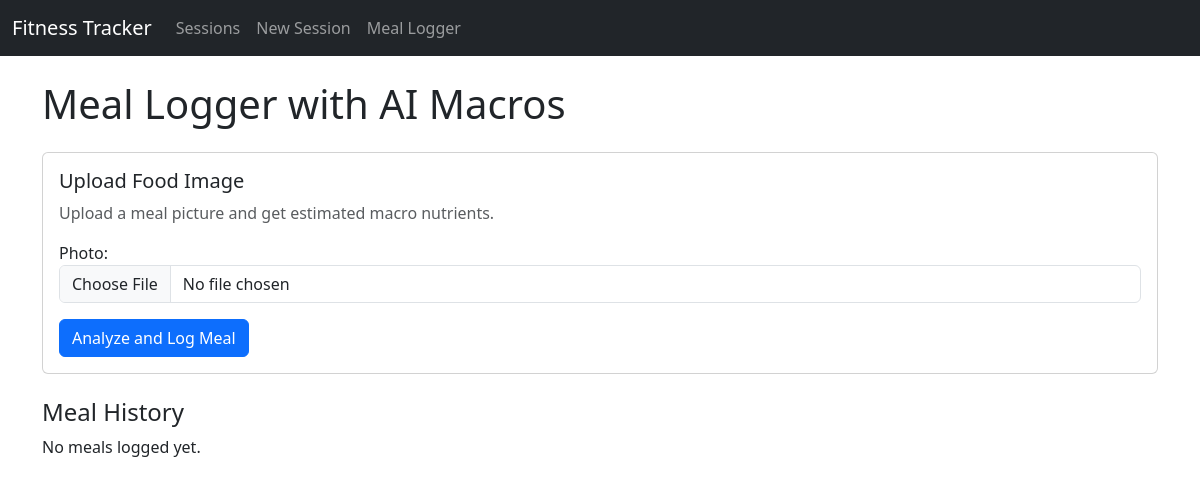
The app's page /meals/ (signed in), older data.
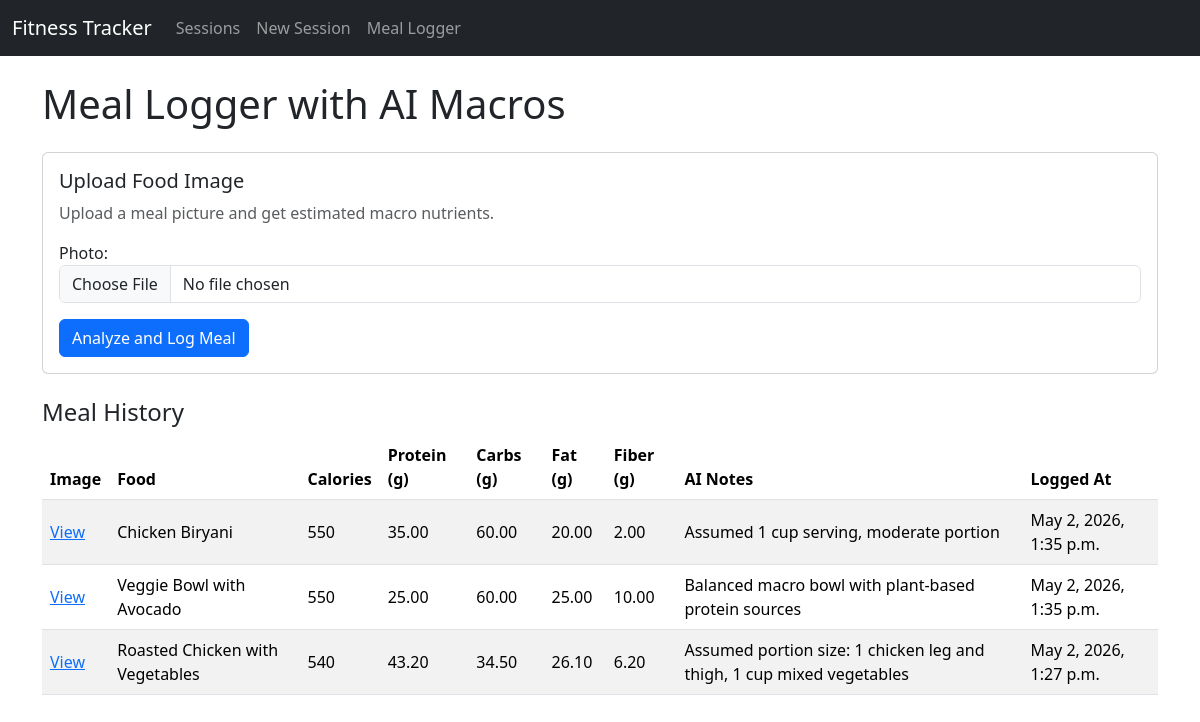
The same page, newer data.
### workouts/models.py (models this page shows, shortened)
class MealLog(models.Model):
    user = models.ForeignKey(
        settings.AUTH_USER_MODEL,
        on_delete=models.CASCADE,
        related_name='meal_logs',
    )
    food_name = models.CharField(max_length=120)
    photo = models.FileField(upload_to='meal_photos/')
    calories = models.PositiveIntegerField(default=0)
    protein_g = models.DecimalField(max_digits=6, decimal_places=2, default=0)
    carbs_g = models.DecimalField(max_digits=6, decimal_places=2, default=0)
    fat_g = models.DecimalField(max_digits=6, decimal_places=2, default=0)
    fiber_g = models.DecimalField(max_digits=6, decimal_places=2, default=0)
    ai_notes = models.TextField(blank=True)
    created_at = models.DateTimeField(auto_now_add=True)
    class Meta:
        ordering = ['-created_at']

### workouts/views.py (the view)
# urls.py: path('meals/', views.meal_log_list_create, name='meal_log_list'),
@login_required(login_url='/admin/login/')
def meal_log_list_create(request):
    meal_logs = MealLog.objects.filter(user=request.user)
    error_text = ""
    if request.method == 'POST':
        form = MealLogForm(request.POST, request.FILES)
        if form.is_valid():
            photo = form.cleaned_data['photo']
            if photo.size > 8 * 1024 * 1024:
                error_text = "Image is too large. Please upload an image under 8 MB."
            else:
                macros = _estimate_meal_macros(photo)
                MealLog.objects.create(
                    user=request.user,
                    food_name=macros["food_name"],
                    photo=photo,
                    calories=macros["calories"],
                    protein_g=macros["protein_g"],
                    carbs_g=macros["carbs_g"],
                    fat_g=macros["fat_g"],
                    fiber_g=macros["fiber_g"],
                    ai_notes=macros["ai_notes"],
                )
                return redirect('workouts:meal_log_list')
    else:
        form = MealLogForm()
    return render(request, 'workouts/meal_log_list.html', {
        'form': form,
        'meal_logs': meal_logs,
        'error_text': error_text,
    })

### workouts/forms.py
class MealLogForm(forms.ModelForm):
    class Meta:
        model = MealLog
        fields = ['photo']
        widgets = {
            'photo': forms.ClearableFileInput(attrs={'class': 'form-control', 'accept': 'image/*'}),
        }

### workouts/templates/workouts/meal_log_list.html (shortened to what this page needs)
{% extends 'workouts/base.html' %}
{% block content %}
<h1 class="mb-4">Meal Logger with AI Macros</h1>
<div class="card mb-4">
    <div class="card-body">
        <h2 class="h5">Upload Food Image</h2>
        <p class="text-muted">Upload a meal picture and get estimated macro nutrients.</p>
        <form method="post" enctype="multipart/form-data">
            <div class="mb-3">
                {{ form.photo.label_tag }}
                {{ form.photo }}
            </div>
            <button type="submit" class="btn btn-primary">Analyze and Log Meal</button>
        </form>
    </div>
</div>
<h2 class="h4">Meal History</h2>
{% if meal_logs %}
<div class="table-responsive">
    <table class="table table-striped align-middle">
        <thead>
            <tr>
                <th>Image</th>
                <th>Food</th>
                <th>Calories</th>
                <th>Protein (g)</th>
                <th>Carbs (g)</th>
                <th>Fat (g)</th>
                <th>Fiber (g)</th>
                <th>AI Notes</th>
                <th>Logged At</th>
            </tr>
        </thead>
        <tbody>
            {% for meal in meal_logs %}
            <tr>
                <td>
                    <a href="{{ meal.photo.url }}" target="_blank" rel="noopener noreferrer">View</a>
                </td>
                <td>{{ meal.food_name }}</td>
                <td>{{ meal.calories }}</td>
                <td>{{ meal.protein_g }}</td>
                <td>{{ meal.carbs_g }}</td>
                <td>{{ meal.fat_g }}</td>
                <td>{{ meal.fiber_g }}</td>
                <td>{{ meal.ai_notes }}</td>
                <td>{{ meal.created_at }}</td>
            </tr>
            {% endfor %}
        </tbody>
    </table>
</div>
{% else %}
<p>No meals logged yet.</p>
{% endif %}
{% endblock %}

### workouts/templates/workouts/base.html (shortened to what this page needs)
<!doctype html>
<html lang="en">
<head>
    <link href="https://cdn.jsdelivr.net/npm/bootstrap@5.3.2/dist/css/bootstrap.min.css" rel="stylesheet">
</head>
<body>
    <nav class="navbar navbar-expand-lg navbar-dark bg-dark mb-4">
        <div class="container-fluid">
            <a class="navbar-brand" href="{% url 'workouts:session_list' %}">Fitness Tracker</a>
            <div class="collapse navbar-collapse">
                <ul class="navbar-nav me-auto mb-2 mb-lg-0">
                    <li class="nav-item">
                        <a class="nav-link" href="{% url 'workouts:session_list' %}">Sessions</a>
                    </li>
                    <li class="nav-item">
                        <a class="nav-link" href="{% url 'workouts:session_create' %}">New Session</a>
                    </li>
                    <li class="nav-item">
                        <a class="nav-link" href="{% url 'workouts:meal_log_list' %}">Meal Logger</a>
                    </li>
                </ul>
            </div>
        </div>
    </nav>
    <div class="container">
        {% block content %}{% endblock %}
    </div>
</body>
</html>

Row changes from the older to the newer data that the page shows:
added MealLog: food_name "Chicken Biryani", calories "550", protein_g "35.00", carbs_g "60.00", fat_g "20.00", fiber_g "2.00", ai_notes "Assumed 1 cup serving, moderate portion", created_at "May 2, 2026, 1:35 p.m."
added MealLog: food_name "Veggie Bowl with Avocado", calories "550", protein_g "25.00", carbs_g "60.00", fat_g "25.00", fiber_g "10.00", ai_notes "Balanced macro bowl with plant-based protein sources", created_at "May 2, 2026, 1:35 p.m."
added MealLog: food_name "Roasted Chicken with Vegetables", calories "540", protein_g "43.20", carbs_g "34.50", fat_g "26.10", fiber_g "6.20", ai_notes "Assumed portion size: 1 chicken leg and thigh, 1 cup mixed vegetables", created_at "May 2, 2026, 1:27 p.m."
Text that changed along with them:
text no longer shown: "No meals logged yet."
text now shown: "Image Food Calories Protein (g) Carbs (g) Fat (g) Fiber (g) AI Notes Logged At"
